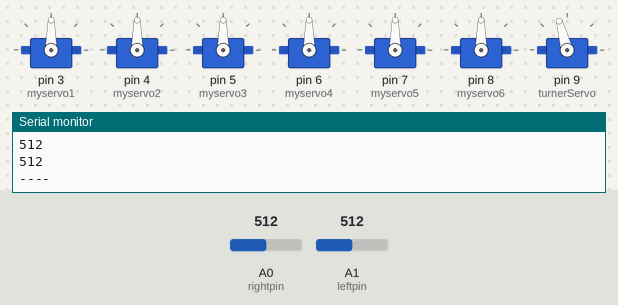
A sketch run on a simulated Arduino Uno, built with avr-gcc and run on an emulated ATmega328P. Parts: 7 × servo, the last lines printed to the serial monitor. Inputs (shaded band) come from the test bench; at power-on: A0 (rightpin) = 512, A1 (leftpin) = 512.

Above: at 1.5 s.
1.6 s: A0 (rightpin) set to 86
3.1 s: A0 (rightpin) set to 75
At 4.1 s:
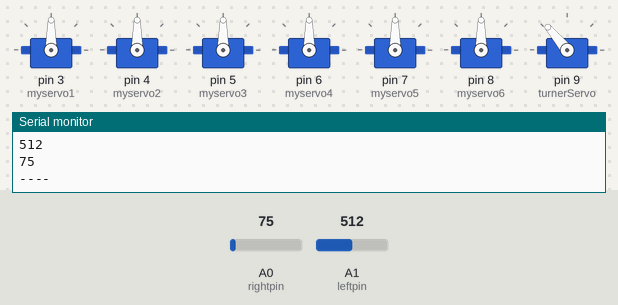
4.6 s: A0 (rightpin) set to 122
At 5.4 s:
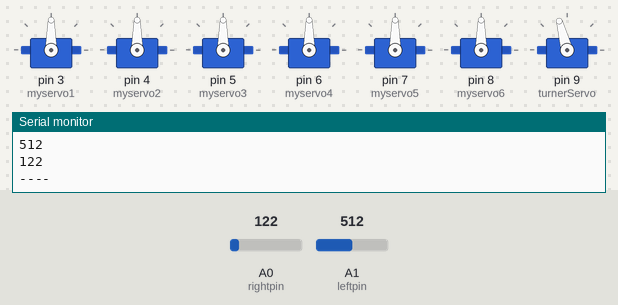
6.2 s: A1 (leftpin) set to 88
7.7 s: A1 (leftpin) set to 76
At 9.1 s:
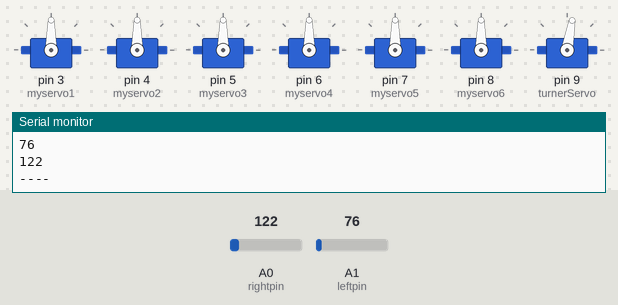
9.4 s: A1 (leftpin) set to 122
At 10.5 s:
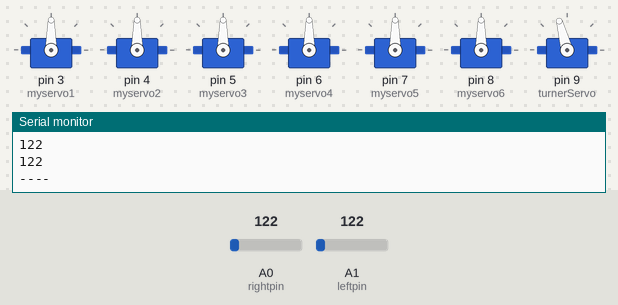
Timing chart, 0 to 12.0 s (numbered marks = the images above; inputs shaded):
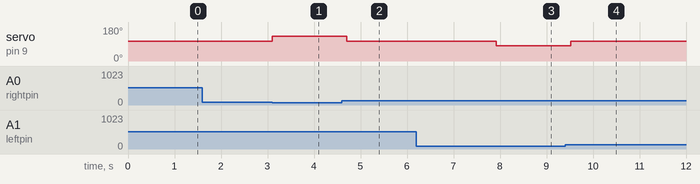

The sketch:

worm2.ino
```cpp
#include <Servo.h>

Servo myservo1;
Servo myservo2;
Servo myservo3;
Servo myservo4;
Servo myservo5;
Servo myservo6;

int leftpin = A1;
int rightpin = A0;

int leftPinVal = 0;
int rightPinVal = 0;

int ditected = 3;

Servo turnerServo;

int d = 400;
int x = 0;

void setup() {


  Serial.begin(9600);
  myservo1.attach(3);
  myservo2.attach(4);
  myservo3.attach(5);
  myservo4.attach(6);
  myservo5.attach(7);
  myservo6.attach(8);


  turnerServo.attach(9);
  initialize();
  delay(300);

}


void readSensors() {

  leftPinVal = analogRead(leftpin);
  rightPinVal = analogRead(rightpin);
  Serial.println(leftPinVal);
  Serial.println(rightPinVal);
  Serial.println("----");
}


void left() {
  turnerServo.write(80);

}

void right() {
  turnerServo.write(130);

}

void straight() {
  turnerServo.write(105);

}


void checkline() {

if ( leftPinVal < 80 && rightPinVal < 80) {
    ditected = 3;
    straight();
  }

  if ( leftPinVal > 80 && rightPinVal > 80) {
    ditected = 3;
    straight();
  }

  if ( leftPinVal > 80 && rightPinVal < 80) {
    ditected = 3;
    right();
  }

  if ( leftPinVal < 80 && rightPinVal > 80) {
    ditected = 3;
    left();
  }
}

void loop() {
  readSensors();
  checkline();

//  step1();
//  delay(d);
//  step2();
//  delay(d);
//
//  readSensors();
//  checkline();
//
//  step3();
//  delay(d);
//  step4();
//  delay(d);
//  step5();
  delay(d);
}


void initialize() {
  myservo1.write(90);
  myservo2.write(90);
  myservo3.write(90);
  myservo4.write(90);
  myservo5.write(90);
  myservo6.write(90);
  turnerServo.write(105);


}

void step1() {
  myservo1.write(135);
  myservo2.write(45);
  myservo3.write(45);
  myservo4.write(90);
  myservo5.write(90);
  myservo6.write(90);

}

void step2() {
  myservo1.write(45);
  myservo2.write(45);
  myservo3.write(135);
  myservo4.write(135);
  myservo5.write(90);
  myservo6.write(90);
}


void step3() {
  myservo1.write(90);
  myservo2.write(135);
  myservo3.write(135);
  myservo4.write(45);
  myservo5.write(45);
  myservo6.write(90);
}
void step4() {
  myservo1.write(90);
  myservo2.write(90);
  myservo3.write(45);
  myservo4.write(45);
  myservo5.write(135);
  myservo6.write(135);
}

void step5() {
  myservo1.write(90);
  myservo2.write(90);
  myservo3.write(90);
  myservo4.write(135);
  myservo5.write(135);
  myservo6.write(15);
}
```

Measured:
- the behaviour switches between 80 and 79 on A0 (rightpin) (found by bisection; images 0 and 1)
- the behaviour switches between 80 and 79 on A1 (leftpin) (found by bisection; images 2 and 3)
- after the input at 3.1 s, servo on pin 9 (turnerServo): 105° → 130° at once
- after the input at 4.6 s, servo on pin 9 (turnerServo): 130° → 105° after 0.11 s
- after the input at 7.7 s, servo on pin 9 (turnerServo): 105° → 80° after 0.21 s
- after the input at 9.4 s, servo on pin 9 (turnerServo): 80° → 105° after 0.12 s
